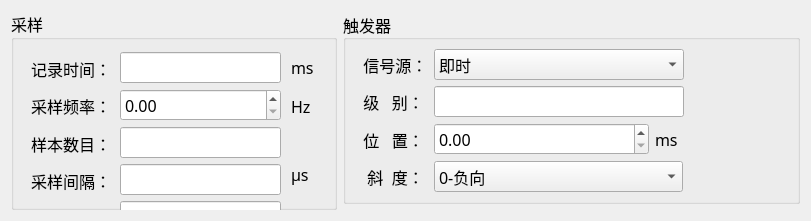
   <widget class="QWidget" name="tab_2">
    <attribute name="title">
     <string>时间基准和触发器</string>
    </attribute>
    <layout class="QGridLayout" name="gridLayout_5">
     <item row="0" column="0" rowspan="2">
      <widget class="QGroupBox" name="groupBox">
       <property name="minimumSize">
        <size>
         <width>326</width>
         <height>0</height>
        </size>
       </property>
       <property name="font">
        <font>
         <family>微软雅黑</family>
         <pointsize>12</pointsize>
         <weight>50</weight>
         <italic>false</italic>
         <bold>false</bold>
        </font>
       </property>
       <property name="styleSheet">
        <string notr="true"/>
       </property>
       <property name="title">
        <string>采样</string>
       </property>
       <widget class="QLabel" name="label_29">
        <property name="geometry">
         <rect>
          <x>280</x>
          <y>150</y>
          <width>22</width>
          <height>27</height>
         </rect>
        </property>
        <property name="font">
         <font>
          <family>微软雅黑</family>
          <pointsize>12</pointsize>
          <weight>50</weight>
          <italic>false</italic>
          <bold>false</bold>
         </font>
        </property>
        <property name="text">
         <string>μs</string>
        </property>
       </widget>
       <widget class="QWidget" name="layoutWidget">
        <property name="geometry">
         <rect>
          <x>280</x>
          <y>40</y>
          <width>32</width>
          <height>71</height>
         </rect>
        </property>
        <layout class="QVBoxLayout" name="verticalLayout_10">
         <item>
          <widget class="QLabel" name="label_27">
           <property name="font">
            <font>
             <family>微软雅黑</family>
             <pointsize>12</pointsize>
             <weight>50</weight>
             <italic>false</italic>
             <bold>false</bold>
            </font>
           </property>
           <property name="text">
            <string>ms</string>
           </property>
          </widget>
         </item>
         <item>
          <widget class="QLabel" name="label_28">
           <property name="font">
            <font>
             <family>微软雅黑</family>
             <pointsize>12</pointsize>
             <weight>50</weight>
             <italic>false</italic>
             <bold>false</bold>
            </font>
           </property>
           <property name="text">
            <string>Hz</string>
           </property>
          </widget>
         </item>
        </layout>
       </widget>
       <widget class="QWidget" name="layoutWidget">
        <property name="geometry">
         <rect>
          <x>109</x>
          <y>41</y>
          <width>161</width>
          <height>181</height>
         </rect>
        </property>
        <layout class="QVBoxLayout" name="verticalLayout_3">
         <item>
          <widget class="QLineEdit" name="lineEdit_16">
           <property name="font">
            <font>
             <family>微软雅黑</family>
             <pointsize>12</pointsize>
             <weight>50</weight>
             <italic>false</italic>
             <bold>false</bold>
            </font>
           </property>
           <property name="styleSheet">
            <string notr="true"/>
           </property>
          </widget>
         </item>
         <item>
          <widget class="QDoubleSpinBox" name="recordTime">
           <property name="minimumSize">
            <size>
             <width>0</width>
             <height>0</height>
            </size>
           </property>
           <property name="font">
            <font>
             <family>微软雅黑</family>
             <pointsize>12</pointsize>
             <weight>50</weight>
             <italic>false</italic>
             <bold>false</bold>
            </font>
           </property>
          </widget>
         </item>
         <item>
          <widget class="QLineEdit" name="lineEdit_19">
           <property name="maximumSize">
            <size>
             <width>16777215</width>
             <height>16777215</height>
            </size>
           </property>
           <property name="font">
            <font>
             <family>微软雅黑</family>
             <pointsize>12</pointsize>
             <weight>50</weight>
             <italic>false</italic>
             <bold>false</bold>
            </font>
           </property>
           <property name="styleSheet">
            <string notr="true"/>
           </property>
          </widget>
         </item>
         <item>
          <widget class="QLineEdit" name="lineEdit_22">
           <property name="font">
            <font>
             <family>微软雅黑</family>
             <pointsize>12</pointsize>
             <weight>50</weight>
             <italic>false</italic>
             <bold>false</bold>
            </font>
           </property>
           <property name="styleSheet">
            <string notr="true"/>
           </property>
          </widget>
         </item>
         <item>
          <widget class="QLineEdit" name="lineEdit_displayWith">
           <property name="font">
            <font>
             <family>微软雅黑</family>
             <pointsize>12</pointsize>
             <weight>50</weight>
             <italic>false</italic>
             <bold>false</bold>
            </font>
           </property>
           <property name="styleSheet">
            <string notr="true"/>
           </property>
          </widget>
         </item>
        </layout>
       </widget>
       <widget class="QWidget" name="layoutWidget">
        <property name="geometry">
         <rect>
          <x>20</x>
          <y>42</y>
          <width>82</width>
          <height>181</height>
         </rect>
        </property>
        <layout class="QVBoxLayout" name="verticalLayout_2">
         <item>
          <widget class="QLabel" name="label_2">
           <property name="font">
            <font>
             <family>微软雅黑</family>
             <pointsize>12</pointsize>
             <weight>50</weight>
             <italic>false</italic>
             <bold>false</bold>
            </font>
           </property>
           <property name="text">
            <string>记录时间：</string>
           </property>
          </widget>
         </item>
         <item>
          <widget class="QLabel" name="label_14">
           <property name="font">
            <font>
             <family>微软雅黑</family>
             <pointsize>12</pointsize>
             <weight>50</weight>
             <italic>false</italic>
             <bold>false</bold>
            </font>
           </property>
           <property name="text">
            <string>采样频率：</string>
           </property>
          </widget>
         </item>
         <item>
          <widget class="QLabel" name="label_22">
           <property name="font">
            <font>
             <family>微软雅黑</family>
             <pointsize>12</pointsize>
             <weight>50</weight>
             <italic>false</italic>
             <bold>false</bold>
            </font>
           </property>
           <property name="text">
            <string>样本数目：</string>
           </property>
          </widget>
         </item>
         <item>
          <widget class="QLabel" name="label_26">
           <property name="font">
            <font>
             <family>微软雅黑</family>
             <pointsize>12</pointsize>
             <weight>50</weight>
             <italic>false</italic>
             <bold>false</bold>
            </font>
           </property>
           <property name="text">
            <string>采样间隔：</string>
           </property>
          </widget>
         </item>
         <item>
          <widget class="QLabel" name="label_30">
           <property name="font">
            <font>
             <family>微软雅黑</family>
             <pointsize>12</pointsize>
             <weight>50</weight>
             <italic>false</italic>
             <bold>false</bold>
            </font>
           </property>
           <property name="text">
            <string>显示宽度：</string>
           </property>
          </widget>
         </item>
        </layout>
       </widget>
      </widget>
     </item>
     <item row="0" column="1">
      <widget class="QGroupBox" name="groupBox_2">
       <property name="minimumSize">
        <size>
         <width>457</width>
         <height>0</height>
        </size>
       </property>
       <property name="font">
        <font>
         <family>微软雅黑</family>
         <pointsize>12</pointsize>
         <weight>50</weight>
         <italic>false</italic>
         <bold>false</bold>
        </font>
       </property>
       <property name="styleSheet">
        <string notr="true"/>
       </property>
       <property name="title">
        <string>触发器</string>
       </property>
       <property name="alignment">
        <set>Qt::AlignLeading|Qt::AlignLeft|Qt::AlignVCenter</set>
       </property>
       <layout class="QGridLayout" name="gridLayout_6">
        <item row="0" column="1">
         <widget class="QWidget" name="widget_5" native="true">
          <widget class="QLabel" name="label_11">
           <property name="geometry">
            <rect>
             <x>290</x>
             <y>90</y>
             <width>41</width>
             <height>31</height>
            </rect>
           </property>
           <property name="text">
            <string>ms</string>
           </property>
          </widget>
         </widget>
        </item>
        <item row="0" column="0">
         <layout class="QHBoxLayout" name="horizontalLayout_6">
          <item>
           <layout class="QVBoxLayout" name="verticalLayout_14">
            <item>
             <widget class="QLabel" name="label_16">
              <property name="font">
               <font>
                <family>微软雅黑</family>
                <pointsize>12</pointsize>
                <weight>50</weight>
                <italic>false</italic>
                <bold>false</bold>
               </font>
              </property>
              <property name="text">
               <string>  信号源：</string>
              </property>
             </widget>
            </item>
            <item>
             <widget class="QLabel" name="label_19">
              <property name="font">
               <font>
                <family>微软雅黑</family>
                <pointsize>12</pointsize>
                <weight>50</weight>
                <italic>false</italic>
                <bold>false</bold>
               </font>
              </property>
              <property name="text">
               <string>  级   别：</string>
              </property>
             </widget>
            </item>
            <item>
             <widget class="QLabel" name="label_18">
              <property name="font">
               <font>
                <family>微软雅黑</family>
                <pointsize>12</pointsize>
                <weight>50</weight>
                <italic>false</italic>
                <bold>false</bold>
               </font>
              </property>
              <property name="text">
               <string>  位   置：</string>
              </property>
             </widget>
            </item>
            <item>
             <widget class="QLabel" name="label_17">
              <property name="font">
               <font>
                <family>微软雅黑</family>
                <pointsize>12</pointsize>
                <weight>50</weight>
                <italic>false</italic>
                <bold>false</bold>
               </font>
              </property>
              <property name="text">
               <string>   斜  度：</string>
              </property>
             </widget>
            </item>
           </layout>
          </item>
          <item>
           <layout class="QVBoxLayout" name="verticalLayout_7">
            <item>
             <widget class="QComboBox" name="comboBox_7">
              <property name="sizePolicy">
               <sizepolicy hsizetype="Fixed" vsizetype="Fixed">
                <horstretch>0</horstretch>
                <verstretch>0</verstretch>
               </sizepolicy>
              </property>
              <property name="minimumSize">
               <size>
                <width>0</width>
                <height>0</height>
               </size>
              </property>
              <property name="maximumSize">
               <size>
                <width>250</width>
                <height>16777215</height>
               </size>
              </property>
              <property name="font">
               <font>
                <family>微软雅黑</family>
                <pointsize>12</pointsize>
                <weight>50</weight>
                <italic>false</italic>
                <bold>false</bold>
               </font>
              </property>
              <property name="styleSheet">
               <string notr="true"/>
              </property>
              <item>
               <property name="text">
                <string>即时</string>
               </property>
              </item>
              <item>
               <property name="text">
                <string>模拟输出值（AOUT.VALUE)</string>
               </property>
              </item>
              <item>
               <property name="text">
                <string>读取已捕获的位置值（CAP0.PLFB）</string>
               </property>
              </item>
              <item>
               <property name="text">
                <string>读取已捕获的位置值（CAP1.PLFB)</string>
               </property>
              </item>
              <item>
               <property name="text">
                <string>[轴1]轴已激活（DRV.ACTIVE）</string>
               </property>
              </item>
              <item>
               <property name="text">
                <string>[轴1]电流命令（IL.CMD)</string>
               </property>
              </item>
              <item>
               <property name="text">
                <string>[轴1]电流反馈（IL.FB)</string>
               </property>
              </item>
              <item>
               <property name="text">
                <string>运动任务速度命令（MT.VCMD)</string>
               </property>
              </item>
              <item>
               <property name="text">
                <string>[轴1]位置命令（PL.CMD)</string>
               </property>
              </item>
              <item>
               <property name="text">
                <string>[轴1]位置偏差(PL.ERR)</string>
               </property>
              </item>
              <item>
               <property name="text">
                <string>[轴1]位置反馈（PL.FB）</string>
               </property>
              </item>
              <item>
               <property name="text">
                <string>[轴1]速度命令（VL.CMD）</string>
               </property>
              </item>
              <item>
               <property name="text">
                <string>[轴1]速度反馈（VL.FB）</string>
               </property>
              </item>
              <item>
               <property name="text">
                <string>[轴1]速度反馈滤波器（VL.FBFILTER）</string>
               </property>
              </item>
              <item>
               <property name="text">
                <string>[轴1]未经定义的速度反馈（VL.FBUNFILTERED）</string>
               </property>
              </item>
             </widget>
            </item>
            <item>
             <widget class="QLineEdit" name="lineEdit_13">
              <property name="minimumSize">
               <size>
                <width>0</width>
                <height>0</height>
               </size>
              </property>
              <property name="maximumSize">
               <size>
                <width>250</width>
                <height>16777215</height>
               </size>
              </property>
              <property name="font">
               <font>
                <family>微软雅黑</family>
                <pointsize>12</pointsize>
                <weight>50</weight>
                <italic>false</italic>
                <bold>false</bold>
               </font>
              </property>
             </widget>
            </item>
            <item>
             <layout class="QHBoxLayout" name="horizontalLayout_16">
              <item>
               <widget class="QDoubleSpinBox" name="doubleSpinBox_2">
                <property name="sizePolicy">
                 <sizepolicy hsizetype="Expanding" vsizetype="Maximum">
                  <horstretch>0</horstretch>
                  <verstretch>0</verstretch>
                 </sizepolicy>
                </property>
                <property name="minimumSize">
                 <size>
                  <width>215</width>
                  <height>0</height>
                 </size>
                </property>
                <property name="maximumSize">
                 <size>
                  <width>220</width>
                  <height>16777215</height>
                 </size>
                </property>
                <property name="font">
                 <font>
                  <family>微软雅黑</family>
                  <pointsize>12</pointsize>
                  <weight>50</weight>
                  <italic>false</italic>
                  <bold>false</bold>
                 </font>
                </property>
                <property name="styleSheet">
                 <string notr="true"/>
                </property>
               </widget>
              </item>
              <item>
               <widget class="QLabel" name="label_34">
                <property name="maximumSize">
                 <size>
                  <width>30</width>
                  <height>16777215</height>
                 </size>
                </property>
                <property name="font">
                 <font>
                  <family>微软雅黑</family>
                  <pointsize>12</pointsize>
                  <weight>50</weight>
                  <italic>false</italic>
                  <bold>false</bold>
                 </font>
                </property>
                <property name="text">
                 <string>ms</string>
                </property>
               </widget>
              </item>
              <item>
               <spacer name="horizontalSpacer">
                <property name="orientation">
                 <enum>Qt::Horizontal</enum>
                </property>
                <property name="sizeHint" stdset="0">
                 <size>
                  <width>40</width>
                  <height>20</height>
                 </size>
                </property>
               </spacer>
              </item>
             </layout>
            </item>
            <item>
             <widget class="QComboBox" name="comboBox_8">
              <property name="sizePolicy">
               <sizepolicy hsizetype="Minimum" vsizetype="Fixed">
                <horstretch>0</horstretch>
                <verstretch>0</verstretch>
               </sizepolicy>
              </property>
              <property name="minimumSize">
               <size>
                <width>0</width>
                <height>0</height>
               </size>
              </property>
              <property name="maximumSize">
               <size>
                <width>249</width>
                <height>16777215</height>
               </size>
              </property>
              <property name="font">
               <font>
                <family>微软雅黑</family>
                <pointsize>12</pointsize>
                <weight>50</weight>
                <italic>false</italic>
                <bold>false</bold>
               </font>
              </property>
              <property name="styleSheet">
               <string notr="true"/>
              </property>
              <item>
               <property name="text">
                <string>0-负向</string>
               </property>
              </item>
              <item>
               <property name="text">
                <string>1-正向</string>
               </property>
              </item>
             </widget>
            </item>
           </layout>
          </item>
         </layout>
        </item>
       </layout>
      </widget>
     </item>
    </layout>
   </widget>
